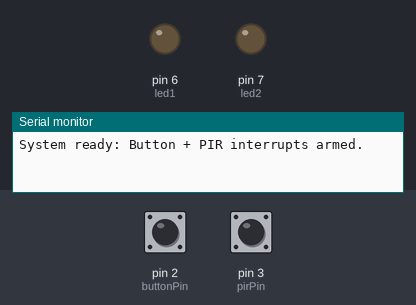
A sketch run on a simulated Arduino Uno, built with avr-gcc and run on an emulated ATmega328P. Shown: output pins drawn as LEDs (lit = HIGH), the last lines printed to the serial monitor. Dashed ring = blinking. The inputs (shaded band) are chosen by the test bench; at power-on: pin 2 (buttonPin) HIGH, pin 3 (pirPin) LOW.

Above: at 1.2 s.
1.3 s: pin 2 (buttonPin) pulled LOW for 0.15 s
At 2.4 s:
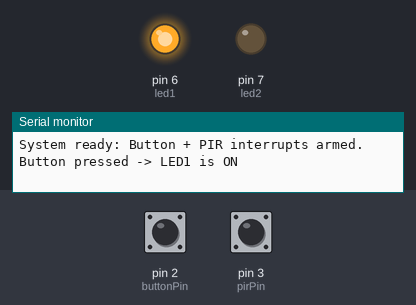
2.9 s: pin 3 (pirPin) driven HIGH
At 3.6 s:
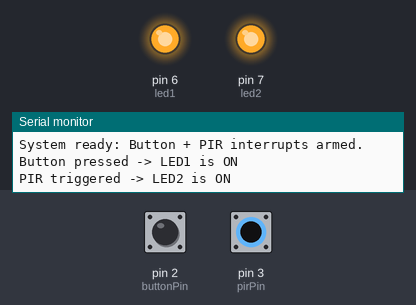
4.4 s: pin 2 (buttonPin) pulled LOW for 1 s
At 4.8 s:
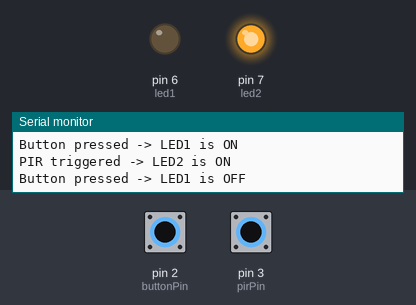
6.9 s: pin 2 (buttonPin) pulled LOW for 3.2 s
At 7.9 s:
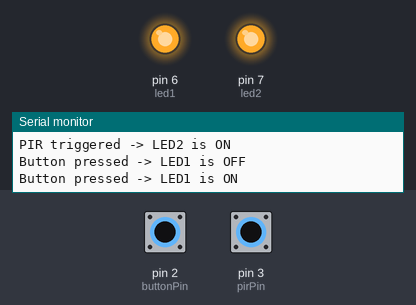
11.6 s: pin 3 (pirPin) pulsed LOW 5 times (0.12 s each, 0.3 s apart)
At 13.2 s:
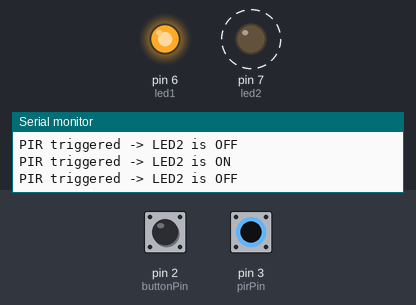
Timing chart, 0 to 14.7 s (numbered marks = the images above; inputs shaded):
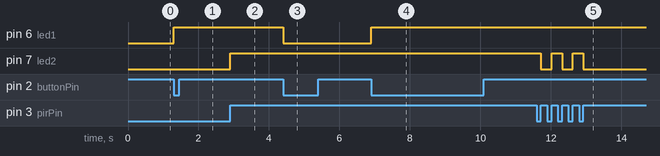

Measured:
- after the input at 1.3 s, pin 6 (led1): LOW → HIGH at once
- after the input at 2.9 s, pin 7 (led2): LOW → HIGH at once
- after the input at 4.4 s, pin 6 (led1): HIGH → LOW at once
- after the input at 6.9 s, pin 6 (led1): LOW → HIGH at once
- after the input at 11.6 s, pin 7 (led2): alternates HIGH for 0.30 s and LOW for 0.30 s, 5 changes in all, then stays LOW, starting after 0.12 s

The sketch:

4-2C.ino
```cpp
const int buttonPin = 2;   // Push button
const int pirPin    = 3;   // PIR sensor OUT
const int led1      = 6;   // LED controlled by button
const int led2      = 7;   // LED controlled by PIR

// Flags for ISR communication
volatile bool buttonEvent = false;
volatile bool pirEvent = false;

// LED states
volatile bool led1State = LOW;
volatile bool led2State = LOW;

void setup() {
  Serial.begin(115200);
  while (!Serial) { }  // wait for serial monitor to open (only needed on some boards)

  pinMode(buttonPin, INPUT_PULLUP); // button to GND
  pinMode(pirPin, INPUT);           // PIR output pin
  pinMode(led1, OUTPUT);
  pinMode(led2, OUTPUT);

  // Attach interrupts
  attachInterrupt(digitalPinToInterrupt(buttonPin), buttonISR, FALLING); // press = LOW
  attachInterrupt(digitalPinToInterrupt(pirPin), pirISR, RISING);        // PIR pulse HIGH

  Serial.println("System ready: Button + PIR interrupts armed.");
}

void loop() {
  // Handle button event
  if (buttonEvent) {
    noInterrupts();
    buttonEvent = false;
    bool state = led1State;
    interrupts();

    Serial.print("Button pressed -> LED1 is ");
    Serial.println(state ? "ON" : "OFF");
  }

  // Handle PIR event
  if (pirEvent) {
    noInterrupts();
    pirEvent = false;
    bool state = led2State;
    interrupts();

    Serial.print("PIR triggered -> LED2 is ");
    Serial.println(state ? "ON" : "OFF");
  }

  delay(5); // avoid busy looping
}

void buttonISR() {
  led1State = !led1State;
  digitalWrite(led1, led1State);
  buttonEvent = true;
}

void pirISR() {
  led2State = !led2State;
  digitalWrite(led2, led2State);
  pirEvent = true;
}
```
